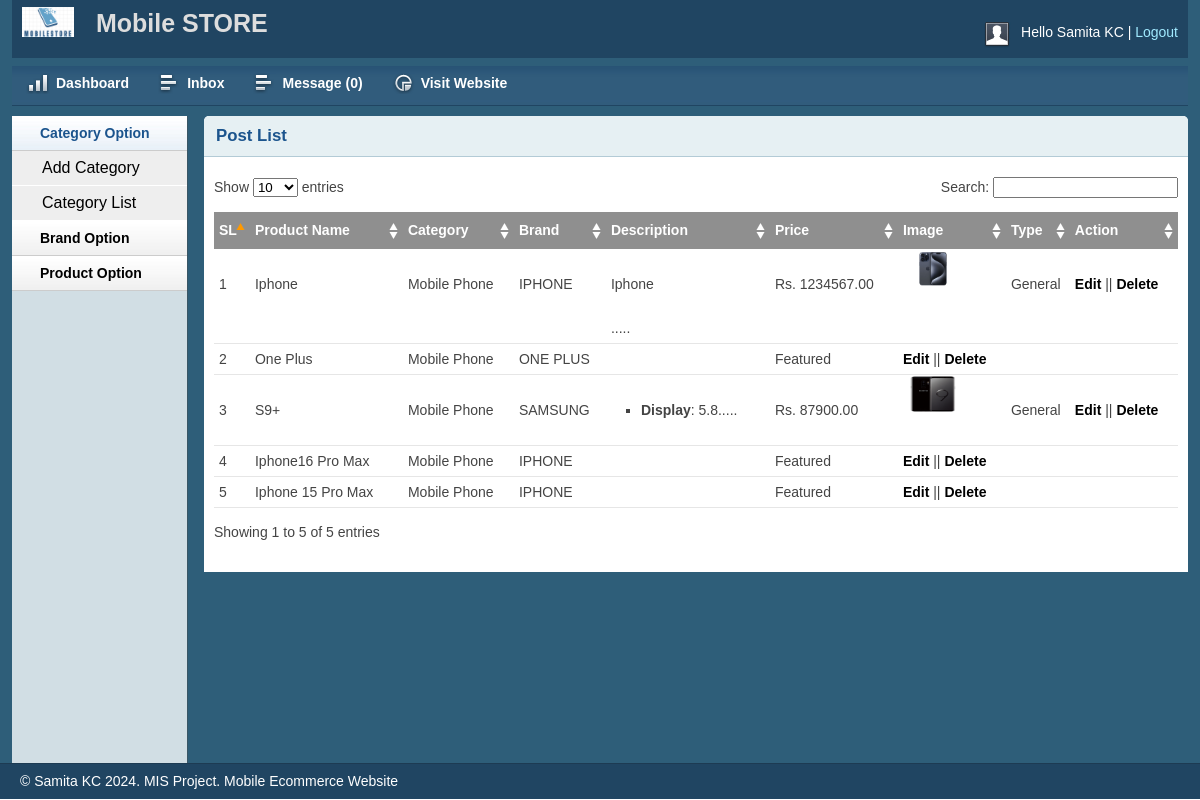
The page /admin/productlist.php (signed in) on the database its author committed.
### tables this page shows
CREATE TABLE `tbl_product` (
  `productId` int(11) NOT NULL,
  `productName` varchar(255) NOT NULL,
  `catId` int(11) NOT NULL,
  `brandId` int(11) NOT NULL,
  `body` text NOT NULL,
  `price` float(10,2) NOT NULL,
  `image` varchar(255) NOT NULL,
  `type` tinyint(4) NOT NULL DEFAULT 0
);

CREATE TABLE `tbl_category` (
  `catId` int(11) NOT NULL,
  `catName` varchar(255) NOT NULL
);

CREATE TABLE `tbl_brand` (
  `brandId` int(11) NOT NULL,
  `brandName` varchar(255) NOT NULL
);

### lib/Database.php (called while the page is built, shortened)
<?php
Class Database{
 public $host   = DB_HOST;
 public $user   = DB_USER;
 public $pass   = DB_PASS;
 public $dbname = DB_NAME;
 public $link;
private function connectDB(){
 $this->link = new mysqli($this->host, $this->user, $this->pass,
  $this->dbname);
 }
public function select($query){
  $result = $this->link->query($query) or
   die($this->link->error.__LINE__);
  if($result->num_rows > 0){
    return $result;
  } else {
    return false;
  }
 }
}

### classess/Product.php (called while the page is built, shortened)
<?php
$filepath = realpath(dirname(__FILE__));
include_once ($filepath.'/../lib/Database.php');
include_once ($filepath.'/../helpers/Formate.php');
?>
<?php
class Product{
private $db;
	public function __construct()
	{
		$this->db = new Database();
	}
public function getAllProduct(){
$query = "SELECT p.*,c.catName,b.brandName
FROM tbl_product as p,tbl_category as c, tbl_brand as b
WHERE p.catId = c.catId AND p.brandId = b.brandId
ORDER BY p.productId DESC";
	$result = $this->db->select($query);
	return $result;
}
}
?>

### helpers/Formate.php (called while the page is built, shortened)
<?php
class Format{
 public function textShorten($text, $limit = 400){
  $text = $text. " ";
  $text = substr($text, 0, $limit);
  $text = substr($text, 0, strrpos($text, ' '));
  $text = $text.".....";
  return $text;
 }
}
?>

### admin/productlist.php (the view, shortened to what this page needs)
<?php include 'inc/header.php';?>
<?php include 'inc/sidebar.php';?>
<?php include '../classess/Product.php';?>
<?php include_once '../helpers/Formate.php';?>
<?php
$pd = new Product();
$fm = new Format();
?>
<div class="grid_10">
    <div class="box round first grid">
        <h2>Post List</h2>
        <div class="block">
            <table class="data display datatable" id="example">
			<thead>
				<tr>
					<th>SL</th>
					<th>Product Name</th>
					<th>Category</th>
					<th>Brand</th>
					<th>Description</th>
					<th>Price</th>
					<th>Image</th>
					<th>Type</th>
					<th>Action</th>
				</tr>
			</thead>
			<tbody>
				<?php
				$getPd = $pd->getAllProduct();
				if ($getPd) {
					$i = 0;
					while ($result = $getPd->fetch_assoc()) {
						$i++;
				?>
				<tr class="odd gradeX">
					<td><?php echo $i;?></td>
					<td><?php echo $result['productName'] ;?></td>
					<td><?php echo $result['catName'] ;?></td>
					<td><?php echo $result['brandName'] ;?></td>
					<td><?php echo $fm->textShorten($result['body'],50) ;?></td>
					<td>Rs. <?php echo $result['price'] ;?></td>
					<td><img src="<?php echo $result['image'] ;?>" height="40px" width="60px" ></td>
					<td>
						<?php
						if ($result['type'] == 0) {
							echo "Featured";
						}else
						echo "General";
						?>
						</td>
					<td><a href="productedit.php?proid=<?php echo $result['productId'];?>">Edit</a> || <a onclick="return confirm('Are you sure to delete!')" href="?delpro=<?php echo $result['productId'];?>">Delete</a></td>
				</tr>
			<?php } } ?>
			</tbody>
		</table>
       </div>
    </div>
</div>
<?php include 'inc/footer.php';?>

### admin/css/text.css (style rules this page uses)
body { font: 13px/1.5 Tahoma, Helvetica, Arial, 'Liberation Sans', FreeSans, sans-serif; }
h2 { font-size: 23px; }
ul { list-style: square; }
li { margin-left: 30px; }
p, dl, hr, h1, h2, h3, h4, h5, h6, ol, ul, pre, table, address, fieldset { margin-bottom: 20px; }

### admin/css/grid.css (style rules this page uses)
.grid_1, .grid_2, .grid_3, .grid_4, .grid_5, .grid_6, .grid_7, .grid_8, .grid_9, .grid_10, .grid_11, .grid_12, .grid_13, .grid_14, .grid_15, .grid_16 { display: inline; float: left; margin-left: 1%; margin-right: 1%; }
.container_12 .grid_10 { width: 81.333%; }

### admin/css/layout.css (style rules this page uses)
body { background: #fff none repeat scroll 0 0; color: #444; font-size: 14px; padding: 0; }
a { color: #000; font-weight:bold; text-decoration: none; }
h1, h2, h3, h4, h5, h6 { line-height:1.2em; margin-bottom:.3em; }
h2 { margin-top:1em; }
.box { background:#fff; margin-bottom:20px; padding:10px 10px 10px 10px; margin-left:-8px; }
.box.grid { padding-bottom:40px; }
.box.round { -moz-border-radius: 5px 5px 0px 0px; -webkit-border-radius: 5px 5px 0px 0px; border-radius: 5px 5px 0px 0px; }
.box h2 { font-size:1.2em; font-weight:bold; color:#1B548D; background:#E6F0F3; margin:-10px -10px 0 -10px; padding:10px 12px; border-bottom:1px solid #B3CBD6; -moz-border-radius: 5px 5px 0px 0px; -webkit-border-radius: 5px 5px 0px 0px; border-radius: 5px 5px 0px 0px; }
.box.first { min-height: 406px; }
.block { padding-top:20px; }
p { margin-bottom:1em; }
ul, ol { padding-top:0; }
.block { padding-bottom:1px; }
table.display { margin: 0 auto; clear: both; width: 100%; }
.sorting_asc { background: #8f8f8f url(../img/table/sort_asc.png) no-repeat center right; padding:8px 5px; text-align:left; color:#fff; }
.sorting { background:#8f8f8f url(../img/table/sort_both.png) no-repeat center right; padding:8px 5px; text-align:left; color:#fff; }
tr.odd { height: 30px; line-height: 30px; border-bottom:1px solid #e6e6e6; }
tr.even { height: 30px; line-height: 30px; border-bottom:1px solid #e6e6e6; }
tr.odd td, tr.even td { padding-left:5px; }

### rows shown on the page
tbl_product: productName "Iphone", catId.catName "Mobile Phone", brandId.brandName "IPHONE", body "Iphone .....", price "1234567.00", image (picture), type "General"
tbl_product: productName "One Plus", catId.catName "Mobile Phone", brandId.brandName "ONE PLUS", type "Featured"
tbl_product: productName "S9+", catId.catName "Mobile Phone", brandId.brandName "SAMSUNG", body "Display : 5.8.....", price "87900.00", image (picture), type "General"
tbl_product: productName "Iphone16 Pro Max", catId.catName "Mobile Phone", brandId.brandName "IPHONE", type "Featured"
tbl_product: productName "Iphone 15 Pro Max", catId.catName "Mobile Phone", brandId.brandName "IPHONE", type "Featured"

### other values the page prints
Session::get('adminName') "Samita KC"
